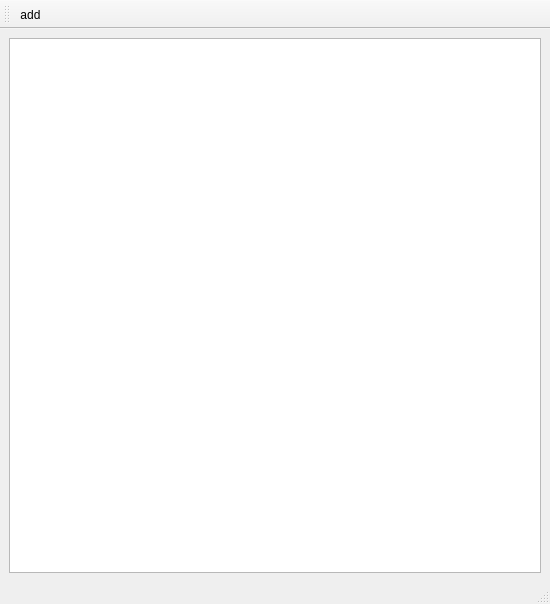
<?xml version="1.0" encoding="UTF-8"?>
<ui version="4.0">
 <class>MainWindow</class>
 <widget class="QMainWindow" name="MainWindow">
  <property name="geometry">
   <rect>
    <x>0</x>
    <y>0</y>
    <width>550</width>
    <height>604</height>
   </rect>
  </property>
  <property name="windowTitle">
   <string>MainWindow</string>
  </property>
  <widget class="QWidget" name="centralwidget">
   <layout class="QHBoxLayout" name="horizontalLayout">
    <item>
     <widget class="QTableView" name="tableView"/>
    </item>
   </layout>
  </widget>
  <widget class="QStatusBar" name="statusbar"/>
  <widget class="QToolBar" name="toolBar">
   <property name="windowTitle">
    <string>toolBar</string>
   </property>
   <attribute name="toolBarArea">
    <enum>TopToolBarArea</enum>
   </attribute>
   <attribute name="toolBarBreak">
    <bool>false</bool>
   </attribute>
   <addaction name="actionad"/>
  </widget>
  <action name="actionad">
   <property name="text">
    <string>add</string>
   </property>
  </action>
 </widget>
 <resources/>
 <connections/>
</ui>
